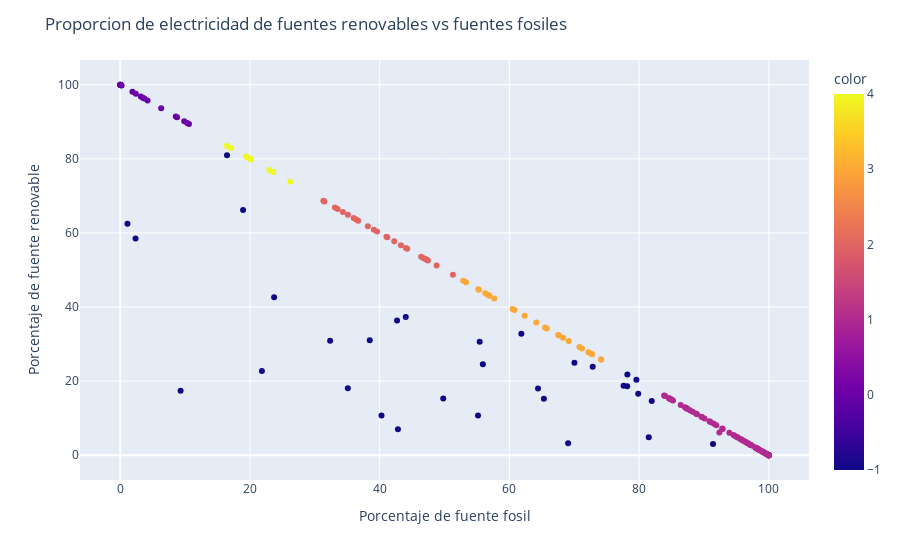

The notebook cell this image was saved under:
### Markdown cell above
## 5. Visualización de clusters

### Code cell
fig = px.scatter(x=df["fossil_share_elec"], y=df["renewables_share_elec"], color=df['cluster'])
fig.update_layout(xaxis_title="Porcentaje de fuente fosil",yaxis_title="Porcentaje de fuente renovable")
fig.update_layout(title="Proporcion de electricidad de fuentes renovables vs fuentes fosiles",)
fig.show()

### Figure 1 — Plotly figure (JSON) as saved in the notebook; plotly's stock layout.template omitted (floating-point values rounded to 4 significant figures; data arrays with more than 128 entries replaced by an {"elided": "..."} marker saying what was removed)
{"data": [{"hovertemplate": "x=%{x}<br>y=%{y}<br>color=%{marker.color}<extra></extra>", "legendgroup": "", "marker": {"color": {"elided": "203 int values"}, "coloraxis": "coloraxis", "symbol": "circle"}, "mode": "markers", "name": "", "orientation": "v", "showlegend": false, "type": "scatter", "x": {"elided": "203 float values"}, "xaxis": "x", "y": {"elided": "203 float values"}, "yaxis": "y"}], "layout": {"coloraxis": {"colorbar": {"title": {"text": "color"}}, "colorscale": [[0, "#0d0887"], [0.1111, "#46039f"], [0.2222, "#7201a8"], [0.3333, "#9c179e"], [0.4444, "#bd3786"], [0.5556, "#d8576b"], [0.6667, "#ed7953"], [0.7778, "#fb9f3a"], [0.8889, "#fdca26"], [1, "#f0f921"]]}, "legend": {"tracegroupgap": 0}, "margin": {"t": 60}, "title": {"text": "Proporcion de electricidad de fuentes renovables vs fuentes fosiles"}, "xaxis": {"anchor": "y", "domain": [0, 1], "title": {"text": "Porcentaje de fuente fosil"}}, "yaxis": {"anchor": "x", "domain": [0, 1], "title": {"text": "Porcentaje de fuente renovable"}}}}
